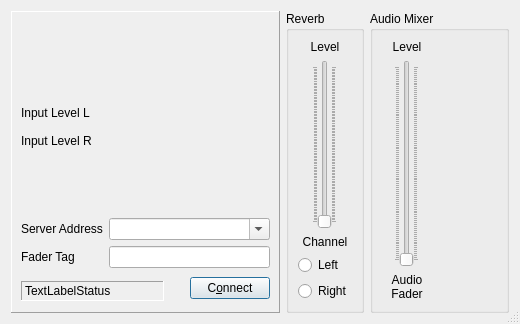
<ui version="4.0" >
 <class>CLlconClientDlgBase</class>
 <widget class="QDialog" name="CLlconClientDlgBase" >
  <property name="geometry" >
   <rect>
    <x>0</x>
    <y>0</y>
    <width>520</width>
    <height>324</height>
   </rect>
  </property>
  <property name="windowTitle" >
   <string>llcon</string>
  </property>
  <property name="windowIcon" >
   <iconset resource="resources.qrc" >:/png/main/res/mainicon.png</iconset>
  </property>
  <property name="sizeGripEnabled" >
   <bool>true</bool>
  </property>
  <layout class="QHBoxLayout" >
   <item>
    <widget class="QFrame" name="FrameMain" >
     <property name="frameShape" >
      <enum>QFrame::Panel</enum>
     </property>
     <property name="frameShadow" >
      <enum>QFrame::Raised</enum>
     </property>
     <layout class="QVBoxLayout" >
      <item>
       <widget class="QLabel" name="PixmapLabelCorrados" >
        <property name="sizePolicy" >
         <sizepolicy vsizetype="Preferred" hsizetype="Preferred" >
          <horstretch>0</horstretch>
          <verstretch>0</verstretch>
         </sizepolicy>
        </property>
        <property name="pixmap" >
         <pixmap resource="resources.qrc" >:/png/main/res/gig.png</pixmap>
        </property>
        <property name="scaledContents" >
         <bool>true</bool>
        </property>
        <property name="alignment" >
         <set>Qt::AlignCenter</set>
        </property>
        <property name="wordWrap" >
         <bool>false</bool>
        </property>
       </widget>
      </item>
      <item>
       <spacer>
        <property name="orientation" >
         <enum>Qt::Vertical</enum>
        </property>
        <property name="sizeHint" >
         <size>
          <width>249</width>
          <height>16</height>
         </size>
        </property>
       </spacer>
      </item>
      <item>
       <layout class="QHBoxLayout" >
        <item>
         <layout class="QVBoxLayout" >
          <property name="spacing" >
           <number>0</number>
          </property>
          <property name="leftMargin" >
           <number>0</number>
          </property>
          <property name="topMargin" >
           <number>0</number>
          </property>
          <property name="rightMargin" >
           <number>0</number>
          </property>
          <property name="bottomMargin" >
           <number>0</number>
          </property>
          <item>
           <widget class="QLabel" name="TextLabelInputLevel" >
            <property name="sizePolicy" >
             <sizepolicy vsizetype="MinimumExpanding" hsizetype="Minimum" >
              <horstretch>0</horstretch>
              <verstretch>0</verstretch>
             </sizepolicy>
            </property>
            <property name="text" >
             <string>Input Level L</string>
            </property>
            <property name="wordWrap" >
             <bool>false</bool>
            </property>
           </widget>
          </item>
          <item>
           <widget class="QLabel" name="TextLabelInputLevel_2" >
            <property name="sizePolicy" >
             <sizepolicy vsizetype="MinimumExpanding" hsizetype="Minimum" >
              <horstretch>0</horstretch>
              <verstretch>0</verstretch>
             </sizepolicy>
            </property>
            <property name="minimumSize" >
             <size>
              <width>88</width>
              <height>0</height>
             </size>
            </property>
            <property name="text" >
             <string>Input Level R</string>
            </property>
            <property name="wordWrap" >
             <bool>false</bool>
            </property>
           </widget>
          </item>
         </layout>
        </item>
        <item>
         <layout class="QVBoxLayout" >
          <property name="spacing" >
           <number>4</number>
          </property>
          <item>
           <widget class="CMultiColorLEDBar" native="1" name="MultiColorLEDBarInputLevelL" >
            <property name="sizePolicy" >
             <sizepolicy vsizetype="Preferred" hsizetype="MinimumExpanding" >
              <horstretch>0</horstretch>
              <verstretch>0</verstretch>
             </sizepolicy>
            </property>
            <property name="minimumSize" >
             <size>
              <width>50</width>
              <height>25</height>
             </size>
            </property>
           </widget>
          </item>
          <item>
           <widget class="CMultiColorLEDBar" native="1" name="MultiColorLEDBarInputLevelR" >
            <property name="sizePolicy" >
             <sizepolicy vsizetype="Preferred" hsizetype="MinimumExpanding" >
              <horstretch>0</horstretch>
              <verstretch>0</verstretch>
             </sizepolicy>
            </property>
            <property name="minimumSize" >
             <size>
              <width>50</width>
              <height>25</height>
             </size>
            </property>
           </widget>
          </item>
         </layout>
        </item>
       </layout>
      </item>
      <item>
       <spacer>
        <property name="orientation" >
         <enum>Qt::Vertical</enum>
        </property>
        <property name="sizeHint" >
         <size>
          <width>249</width>
          <height>16</height>
         </size>
        </property>
       </spacer>
      </item>
      <item>
       <layout class="QHBoxLayout" >
        <item>
         <layout class="QVBoxLayout" >
          <item>
           <widget class="QLabel" name="TextLabelServerAddr" >
            <property name="text" >
             <string>Server Address</string>
            </property>
            <property name="wordWrap" >
             <bool>false</bool>
            </property>
           </widget>
          </item>
          <item>
           <widget class="QLabel" name="TextLabelServerTag" >
            <property name="text" >
             <string>Fader Tag</string>
            </property>
            <property name="wordWrap" >
             <bool>false</bool>
            </property>
           </widget>
          </item>
         </layout>
        </item>
        <item>
         <layout class="QVBoxLayout" >
          <item>
           <widget class="QComboBox" name="LineEditServerAddr" >
            <property name="editable" >
             <bool>true</bool>
            </property>
           </widget>
          </item>
          <item>
           <widget class="QLineEdit" name="LineEditFaderTag" >
            <property name="maxLength" >
             <number>15</number>
            </property>
           </widget>
          </item>
         </layout>
        </item>
       </layout>
      </item>
      <item>
       <layout class="QHBoxLayout" >
        <property name="spacing" >
         <number>0</number>
        </property>
        <item>
         <layout class="QVBoxLayout" >
          <property name="spacing" >
           <number>0</number>
          </property>
          <item>
           <spacer>
            <property name="orientation" >
             <enum>Qt::Vertical</enum>
            </property>
            <property name="sizeType" >
             <enum>QSizePolicy::Minimum</enum>
            </property>
            <property name="sizeHint" >
             <size>
              <width>20</width>
              <height>5</height>
             </size>
            </property>
           </spacer>
          </item>
          <item>
           <layout class="QHBoxLayout" >
            <property name="spacing" >
             <number>3</number>
            </property>
            <property name="leftMargin" >
             <number>0</number>
            </property>
            <property name="topMargin" >
             <number>0</number>
            </property>
            <property name="rightMargin" >
             <number>3</number>
            </property>
            <property name="bottomMargin" >
             <number>0</number>
            </property>
            <item>
             <widget class="QLabel" name="TextLabelStatus" >
              <property name="sizePolicy" >
               <sizepolicy vsizetype="Minimum" hsizetype="Expanding" >
                <horstretch>0</horstretch>
                <verstretch>0</verstretch>
               </sizepolicy>
              </property>
              <property name="frameShape" >
               <enum>QFrame::Panel</enum>
              </property>
              <property name="frameShadow" >
               <enum>QFrame::Sunken</enum>
              </property>
              <property name="text" >
               <string>TextLabelStatus</string>
              </property>
              <property name="wordWrap" >
               <bool>false</bool>
              </property>
             </widget>
            </item>
            <item>
             <widget class="CMultiColorLED" native="1" name="LEDOverallStatus" >
              <property name="sizePolicy" >
               <sizepolicy vsizetype="Fixed" hsizetype="Fixed" >
                <horstretch>0</horstretch>
                <verstretch>0</verstretch>
               </sizepolicy>
              </property>
              <property name="minimumSize" >
               <size>
                <width>20</width>
                <height>20</height>
               </size>
              </property>
              <property name="maximumSize" >
               <size>
                <width>20</width>
                <height>20</height>
               </size>
              </property>
             </widget>
            </item>
           </layout>
          </item>
         </layout>
        </item>
        <item>
         <widget class="QPushButton" name="PushButtonConnect" >
          <property name="text" >
           <string>C&amp;onnect</string>
          </property>
          <property name="default" >
           <bool>true</bool>
          </property>
         </widget>
        </item>
        <item>
         <spacer>
          <property name="orientation" >
           <enum>Qt::Horizontal</enum>
          </property>
          <property name="sizeType" >
           <enum>QSizePolicy::Minimum</enum>
          </property>
          <property name="sizeHint" >
           <size>
            <width>0</width>
            <height>29</height>
           </size>
          </property>
         </spacer>
        </item>
       </layout>
      </item>
     </layout>
    </widget>
   </item>
   <item>
    <widget class="QGroupBox" name="GroupBoxReverberation" >
     <property name="title" >
      <string>Reverb</string>
     </property>
     <layout class="QVBoxLayout" >
      <property name="spacing" >
       <number>6</number>
      </property>
      <property name="leftMargin" >
       <number>9</number>
      </property>
      <property name="topMargin" >
       <number>9</number>
      </property>
      <property name="rightMargin" >
       <number>9</number>
      </property>
      <property name="bottomMargin" >
       <number>9</number>
      </property>
      <item>
       <layout class="QVBoxLayout" >
        <property name="spacing" >
         <number>6</number>
        </property>
        <property name="leftMargin" >
         <number>0</number>
        </property>
        <property name="topMargin" >
         <number>0</number>
        </property>
        <property name="rightMargin" >
         <number>0</number>
        </property>
        <property name="bottomMargin" >
         <number>0</number>
        </property>
        <item>
         <widget class="QLabel" name="TextLabelAudReverb" >
          <property name="text" >
           <string>Level</string>
          </property>
          <property name="alignment" >
           <set>Qt::AlignCenter</set>
          </property>
          <property name="wordWrap" >
           <bool>false</bool>
          </property>
         </widget>
        </item>
        <item>
         <layout class="QHBoxLayout" >
          <property name="spacing" >
           <number>6</number>
          </property>
          <property name="leftMargin" >
           <number>0</number>
          </property>
          <property name="topMargin" >
           <number>0</number>
          </property>
          <property name="rightMargin" >
           <number>0</number>
          </property>
          <property name="bottomMargin" >
           <number>0</number>
          </property>
          <item>
           <spacer>
            <property name="orientation" >
             <enum>Qt::Horizontal</enum>
            </property>
            <property name="sizeType" >
             <enum>QSizePolicy::Minimum</enum>
            </property>
            <property name="sizeHint" >
             <size>
              <width>0</width>
              <height>20</height>
             </size>
            </property>
           </spacer>
          </item>
          <item>
           <widget class="QSlider" name="SliderAudReverb" >
            <property name="pageStep" >
             <number>1</number>
            </property>
            <property name="orientation" >
             <enum>Qt::Vertical</enum>
            </property>
            <property name="tickPosition" >
             <enum>QSlider::TicksBothSides</enum>
            </property>
           </widget>
          </item>
          <item>
           <spacer>
            <property name="orientation" >
             <enum>Qt::Horizontal</enum>
            </property>
            <property name="sizeType" >
             <enum>QSizePolicy::Minimum</enum>
            </property>
            <property name="sizeHint" >
             <size>
              <width>0</width>
              <height>20</height>
             </size>
            </property>
           </spacer>
          </item>
         </layout>
        </item>
       </layout>
      </item>
      <item>
       <widget class="QLabel" name="TextLabelReverbSelection" >
        <property name="text" >
         <string>Channel</string>
        </property>
        <property name="alignment" >
         <set>Qt::AlignCenter</set>
        </property>
        <property name="wordWrap" >
         <bool>false</bool>
        </property>
       </widget>
      </item>
      <item>
       <widget class="QRadioButton" name="RadioButtonRevSelL" >
        <property name="text" >
         <string>Left</string>
        </property>
       </widget>
      </item>
      <item>
       <widget class="QRadioButton" name="RadioButtonRevSelR" >
        <property name="text" >
         <string>Right</string>
        </property>
       </widget>
      </item>
     </layout>
    </widget>
   </item>
   <item>
    <widget class="QGroupBox" name="GroupBoxAudioInput" >
     <property name="title" >
      <string>Audio Mixer</string>
     </property>
     <layout class="QHBoxLayout" >
      <item>
       <layout class="QVBoxLayout" >
        <item>
         <widget class="QLabel" name="TextLabelAudFader" >
          <property name="minimumSize" >
           <size>
            <width>50</width>
            <height>0</height>
           </size>
          </property>
          <property name="text" >
           <string>Level</string>
          </property>
          <property name="alignment" >
           <set>Qt::AlignCenter</set>
          </property>
          <property name="wordWrap" >
           <bool>false</bool>
          </property>
         </widget>
        </item>
        <item>
         <layout class="QHBoxLayout" >
          <property name="spacing" >
           <number>6</number>
          </property>
          <property name="leftMargin" >
           <number>0</number>
          </property>
          <property name="topMargin" >
           <number>0</number>
          </property>
          <property name="rightMargin" >
           <number>0</number>
          </property>
          <property name="bottomMargin" >
           <number>0</number>
          </property>
          <item>
           <spacer>
            <property name="orientation" >
             <enum>Qt::Horizontal</enum>
            </property>
            <property name="sizeType" >
             <enum>QSizePolicy::Minimum</enum>
            </property>
            <property name="sizeHint" >
             <size>
              <width>0</width>
              <height>20</height>
             </size>
            </property>
           </spacer>
          </item>
          <item>
           <widget class="QSlider" name="SliderAudInFader" >
            <property name="pageStep" >
             <number>1</number>
            </property>
            <property name="orientation" >
             <enum>Qt::Vertical</enum>
            </property>
            <property name="tickPosition" >
             <enum>QSlider::TicksBothSides</enum>
            </property>
           </widget>
          </item>
          <item>
           <spacer>
            <property name="orientation" >
             <enum>Qt::Horizontal</enum>
            </property>
            <property name="sizeType" >
             <enum>QSizePolicy::Minimum</enum>
            </property>
            <property name="sizeHint" >
             <size>
              <width>0</width>
              <height>20</height>
             </size>
            </property>
           </spacer>
          </item>
         </layout>
        </item>
        <item>
         <widget class="QLabel" name="TextAudInFader" >
          <property name="text" >
           <string>Audio
Fader</string>
          </property>
          <property name="alignment" >
           <set>Qt::AlignCenter</set>
          </property>
          <property name="wordWrap" >
           <bool>false</bool>
          </property>
         </widget>
        </item>
       </layout>
      </item>
      <item>
       <widget class="CAudioMixerBoard" native="1" name="MainMixerBoard" >
        <property name="sizePolicy" >
         <sizepolicy vsizetype="Preferred" hsizetype="Expanding" >
          <horstretch>0</horstretch>
          <verstretch>0</verstretch>
         </sizepolicy>
        </property>
       </widget>
      </item>
     </layout>
    </widget>
   </item>
  </layout>
 </widget>
 <customwidgets>
  <customwidget>
   <class>CMultiColorLED</class>
   <extends>QWidget</extends>
   <header>multicolorled.h</header>
  </customwidget>
  <customwidget>
   <class>CAudioMixerBoard</class>
   <extends>QWidget</extends>
   <header>audiomixerboard.h</header>
  </customwidget>
  <customwidget>
   <class>CMultiColorLEDBar</class>
   <extends>QWidget</extends>
   <header>multicolorledbar.h</header>
   <container>1</container>
  </customwidget>
 </customwidgets>
 <tabstops>
  <tabstop>LineEditFaderTag</tabstop>
  <tabstop>PushButtonConnect</tabstop>
  <tabstop>SliderAudReverb</tabstop>
  <tabstop>RadioButtonRevSelL</tabstop>
  <tabstop>RadioButtonRevSelR</tabstop>
  <tabstop>SliderAudInFader</tabstop>
 </tabstops>
 <resources>
  <include location="resources.qrc" />
 </resources>
 <connections/>
</ui>
